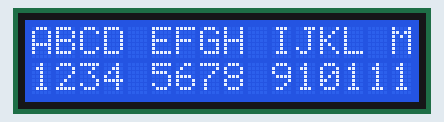
This sketch was run on a simulated Arduino Uno, built with avr-gcc and run on an emulated ATmega328P. Parts: 16×2 character LCD.

Above: at 0.1 s.
At 5.1 s:
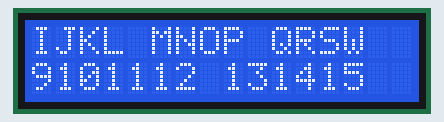
At 10.1 s:
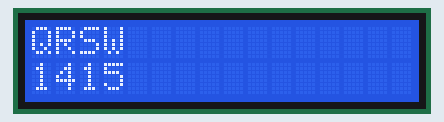
At 19.6 s:
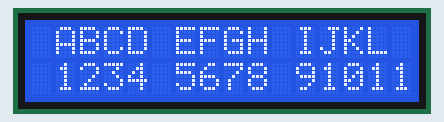
At 29.1 s:
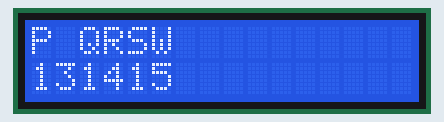
At 39.1 s:
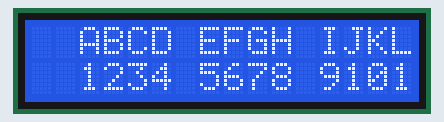

The sketch:

LCD_8bitMode.ino
```cpp
/*Dispaly Scroll charecters in LCD using Arduino Uno
 *
 * Hardare components
 * Arduino Uno
 * 16x2 LCD
 *
 * Author : Sanghavi
 * Date: 08-09-2022
 *
 */

// include Header file
#include<LiquidCrystal.h>

// LCD pins initalisation and object creation
// RS = 13 , RW = 12 , EN = 11, D0= 7, D1 = 6 , D2 = 5 , D3=4, D4 = 3, D5 = 2, D6 = 1, D7 = 0
LiquidCrystal lcd(13,12,11,7,6,5,4,3,2,1,0);
void setup() {
  // Set up the LCD's number of columns and rows
  lcd.begin(16,2);


}

void loop() {
  //set cursor column 0 , row 0
  lcd.setCursor(0,0);

  // Display message
  lcd.print("ABCD EFGH IJKL MNOP QRSW");

  // set cursor columnn 0 , row 1
  lcd.setCursor(0,1);

  // display message
  lcd.print("1234 5678 9101112 131415");

  // scroll message
  for(int i = 0;i<=19;i++)
  {
     delay(500);
     lcd.scrollDisplayLeft();

  }

}
```

Measured:
- what the display in image 1 shows lasts 0.5 s, from 5.1 s to 5.6 s
